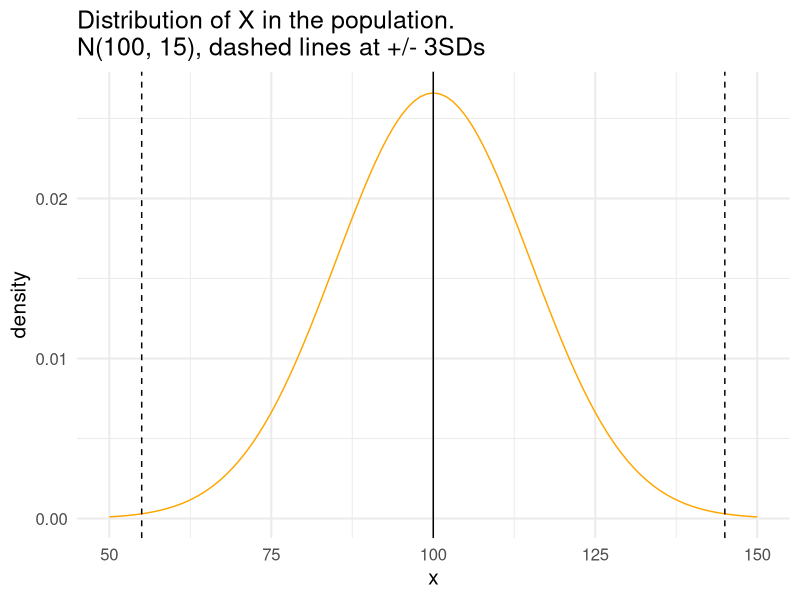
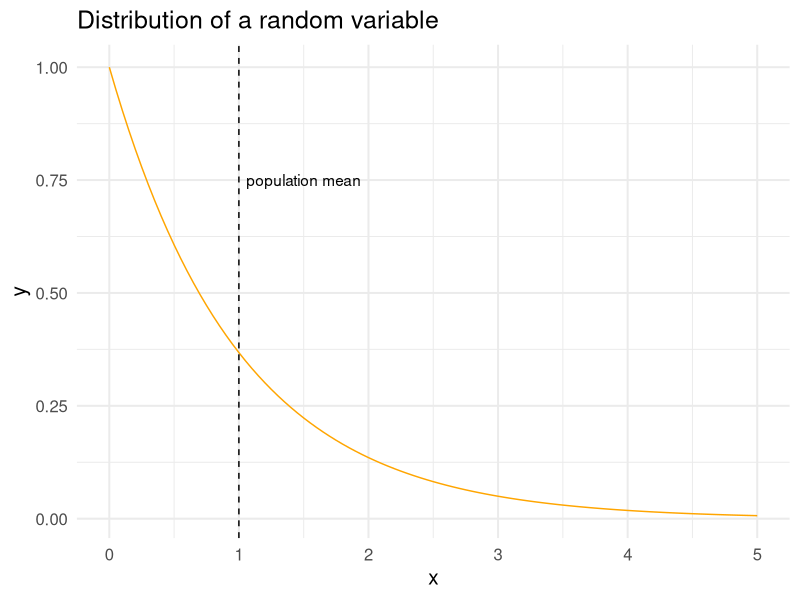
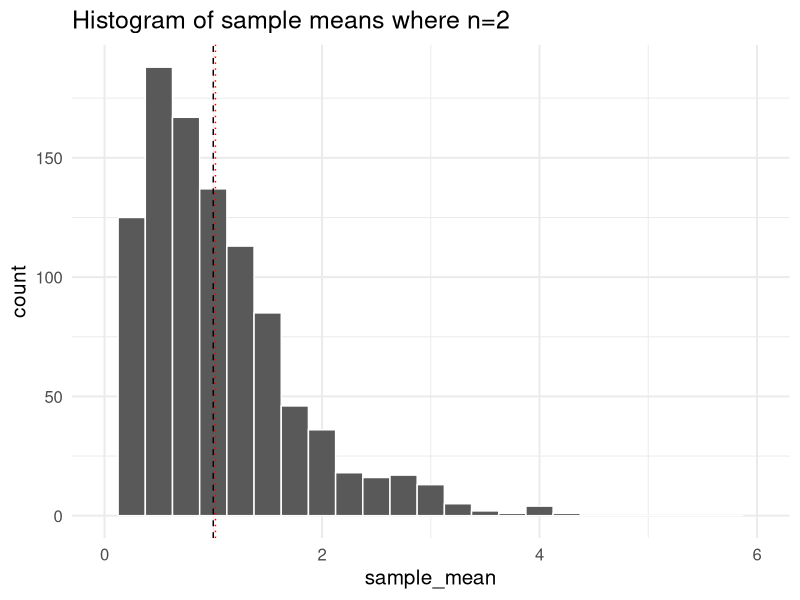
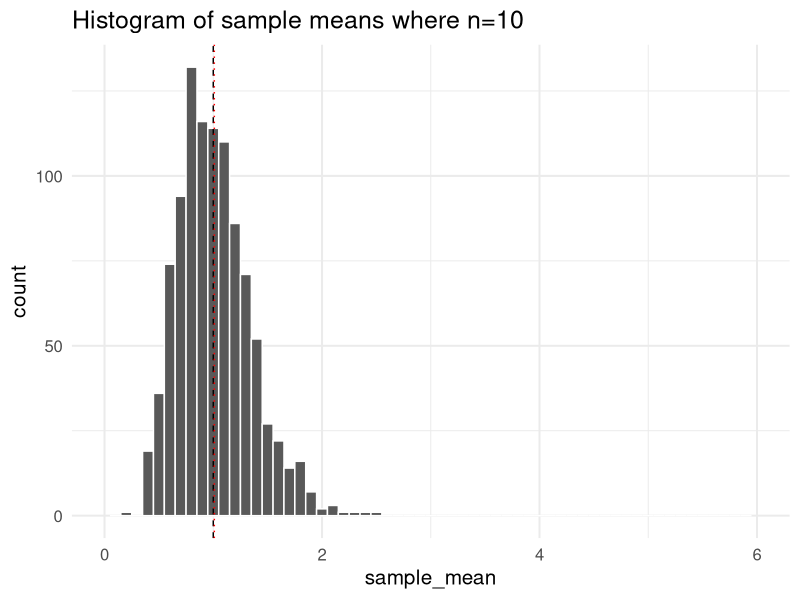
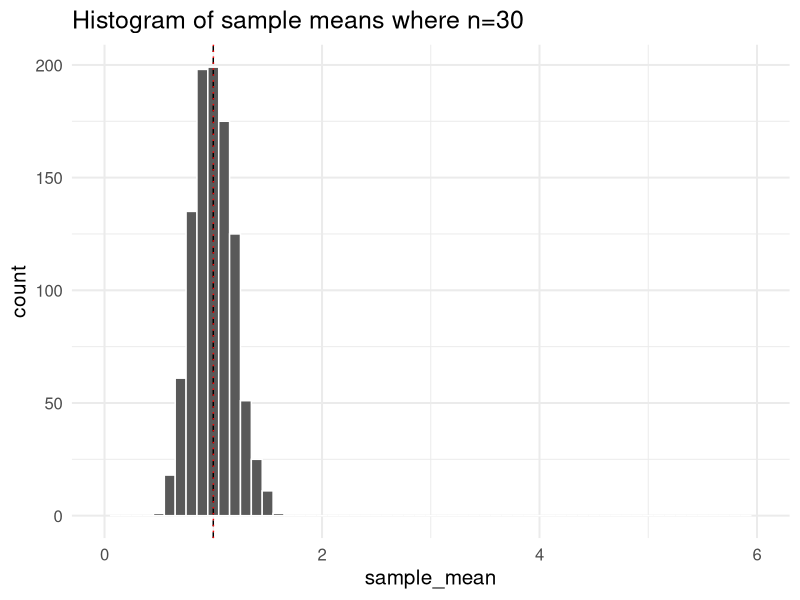

Here is the R script that generated these plots, in order:
## ---- chunk 1
library(ggplot2)
library(dplyr)
## ---- chunk 2
ggplot(data = data.frame(x = c(50, 150)), aes(x)) +
  stat_function(fun = dnorm, n = 101, args = list(mean = 100, sd = 15), col = "orange") +
  labs(y = "density") +
  theme_minimal(base_size = 15) +
  geom_vline(xintercept = 145, lty = 2) +
  geom_vline(xintercept = 55, lty = 2) +
  geom_vline(xintercept = 100) +
  ggtitle("Distribution of X in the population.\nN(100, 15), dashed lines at +/- 3SDs")
## ---- chunk 3
# Example: IQ scores are N(100, 15). Take samples of size n = 25.
mu    <- 100
sigma <- 15
n     <- 25

se_mean <- sigma / sqrt(n)   # standard error of the sample mean
c(mean = mu, standard_error = se_mean)
## ---- chunk 4
# Increasing n by a factor of 100 divides the standard error by sqrt(100) = 10.
sigma / sqrt(25)      # n = 25
sigma / sqrt(2500)    # n = 2500, one hundred times larger
## ---- chunk 5
p <- 0.30
n <- 50

se_prop <- sqrt(p * (1 - p) / n)   # standard error of the sample proportion
success_failure <- c(np = n * p, n_1_minus_p = n * (1 - p))

c(mean = p, standard_error = se_prop)
success_failure   # both should be > 10 to use the Normal approximation
## ---- chunk 6
ggplot(data = data.frame(x = c(0, 5)), aes(x)) +
  stat_function(fun = dexp, n = 101, args = list(rate = 1), col = "orange") +
  theme_minimal(base_size = 15) +
  labs(title = "Distribution of a random variable") +
  geom_vline(aes(xintercept = 1), lty = 2) +
  geom_text(x = 1.5, y = 0.75, label = "population mean", check_overlap = T)
## ---- chunk 7
set.seed(142)
pop_data <- rexp(n = 100000, rate = 1)
pop_data <- as.data.frame(pop_data)
names(pop_data)[1] <- "var_1"

calc_sample_mean <- function(df) {
  df %>%
    summarize(sample_mean = mean(var_1))
}
## ---- chunk 8
many.sample.stats.n2 <- replicate(1000, sample_n(pop_data, 2), simplify = F) %>%
  lapply(., calc_sample_mean) %>%
  bind_rows() %>%
  mutate(sample.id = 1:n())

ggplot(many.sample.stats.n2, aes(x = sample_mean)) +
  geom_histogram(binwidth = 0.25, col = "white") +
  ggtitle("Histogram of sample means where n=2") +
  geom_vline(aes(xintercept = 1), lty = 2) +
  geom_vline(aes(xintercept = many.sample.stats.n2 %>% summarise(mean(sample_mean)) %>% pull), lty = 3, col = "red") +
  theme_minimal(base_size = 15) +
  scale_x_continuous(limits = c(0, 6))
## ---- chunk 9
set.seed(143)
many.sample.stats.n10 <- replicate(1000, sample_n(pop_data, 10), simplify = F) %>%
  lapply(., calc_sample_mean) %>%
  bind_rows() %>%
  mutate(sample.id = 1:n())

ggplot(many.sample.stats.n10, aes(x = sample_mean)) +
  geom_histogram(binwidth = 0.1, col = "white") +
  ggtitle("Histogram of sample means where n=10") +
  geom_vline(aes(xintercept = 1), lty = 2) +
  geom_vline(aes(xintercept = many.sample.stats.n10 %>% summarise(mean(sample_mean)) %>% pull), lty = 3, col = "red") +
  theme_minimal(base_size = 15) +
  scale_x_continuous(limits = c(0, 6))
## ---- chunk 10
set.seed(144)
many.sample.stats.n30 <- replicate(1000, sample_n(pop_data, 30), simplify = F) %>%
  lapply(., calc_sample_mean) %>%
  bind_rows() %>%
  mutate(sample.id = 1:n())

ggplot(many.sample.stats.n30, aes(x = sample_mean)) +
  geom_histogram(binwidth = 0.1, col = "white") +
  ggtitle("Histogram of sample means where n=30") +
  geom_vline(aes(xintercept = 1), lty = 2) +
  geom_vline(aes(xintercept = many.sample.stats.n30 %>% summarise(mean(sample_mean)) %>% pull), lty = 3, col = "red") +
  theme_minimal(base_size = 15) +
  scale_x_continuous(limits = c(0, 6))
## ---- chunk 11
mu <- 40; sigma <- 12; n <- 36
se <- sigma / sqrt(n)     # 12 / 6 = 2
se
# By the CLT, xbar is approximately N(40, 2).
